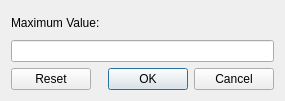
<?xml version="1.0" encoding="UTF-8"?>
<ui version="4.0">
 <class>MetricRangeDialog</class>
 <widget class="QDialog" name="MetricRangeDialog">
  <property name="geometry">
   <rect>
    <x>0</x>
    <y>0</y>
    <width>285</width>
    <height>101</height>
   </rect>
  </property>
  <property name="windowTitle">
   <string>Dialog</string>
  </property>
  <layout class="QVBoxLayout" name="verticalLayout">
   <item>
    <widget class="QLabel" name="label">
     <property name="text">
      <string>Maximum Value:</string>
     </property>
    </widget>
   </item>
   <item>
    <widget class="QLineEdit" name="metricEdit"/>
   </item>
   <item>
    <widget class="QDialogButtonBox" name="buttonBox">
     <property name="orientation">
      <enum>Qt::Horizontal</enum>
     </property>
     <property name="standardButtons">
      <set>QDialogButtonBox::Cancel|QDialogButtonBox::Ok|QDialogButtonBox::Reset</set>
     </property>
    </widget>
   </item>
  </layout>
 </widget>
 <resources/>
 <connections>
  <connection>
   <sender>buttonBox</sender>
   <signal>accepted()</signal>
   <receiver>MetricRangeDialog</receiver>
   <slot>accept()</slot>
   <hints>
    <hint type="sourcelabel">
     <x>248</x>
     <y>254</y>
    </hint>
    <hint type="destinationlabel">
     <x>157</x>
     <y>274</y>
    </hint>
   </hints>
  </connection>
  <connection>
   <sender>buttonBox</sender>
   <signal>rejected()</signal>
   <receiver>MetricRangeDialog</receiver>
   <slot>reject()</slot>
   <hints>
    <hint type="sourcelabel">
     <x>316</x>
     <y>260</y>
    </hint>
    <hint type="destinationlabel">
     <x>286</x>
     <y>274</y>
    </hint>
   </hints>
  </connection>
 </connections>
</ui>
